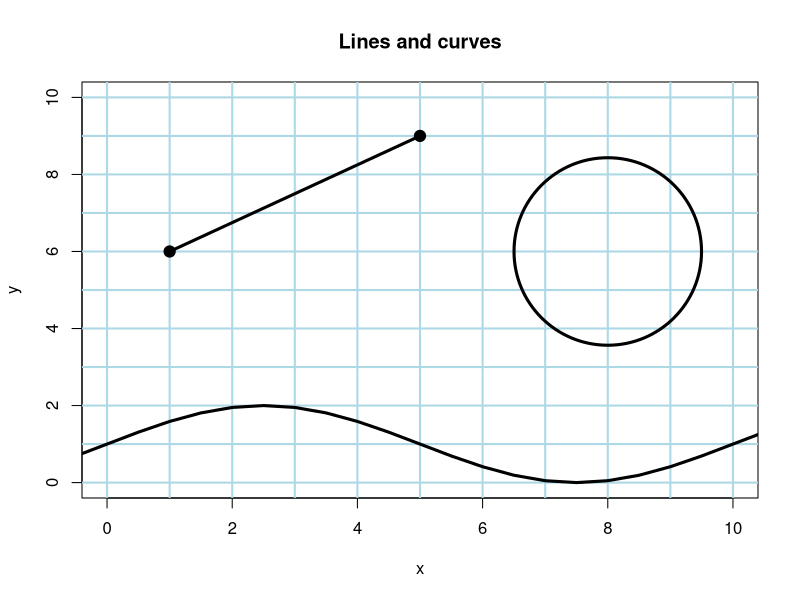
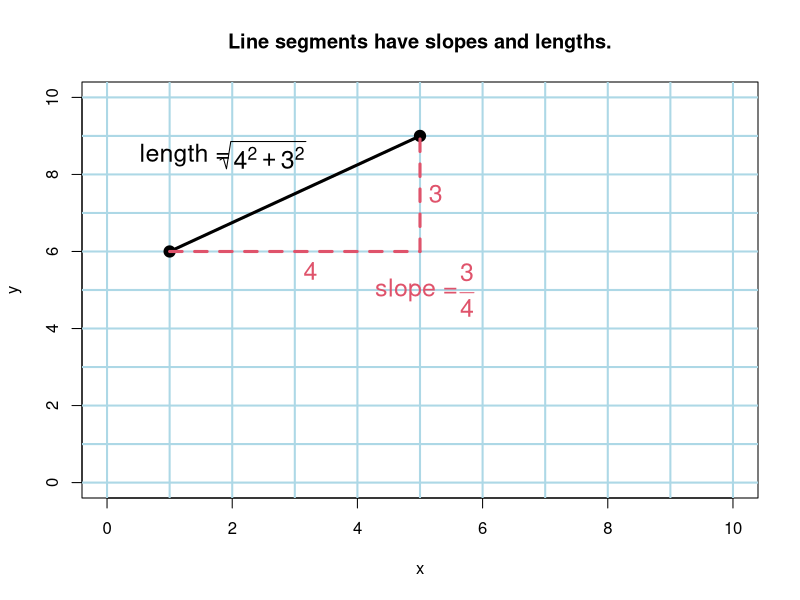

Recreate these plots in R, in order.
## ---- chunk 1
plot(c(0,10), c(0,10), type='n', xlab="x", ylab="y", main="Lines and curves")
abline(h=0:10, col="lightblue", lwd=2)
abline(v=0:10, col="lightblue", lwd=2)
segments(1,6,5,9, lwd=3)
points(c(1,5),c(6,9), pch=19, cex=1.5)
points(8,6,cex=25,lwd=3)
x <- seq(-1, 11, by=.5)
lines(x, 1+sin(.2*pi*x), lwd=3)
## ---- chunk 2
plot(c(0,10), c(0,10), type='n', xlab="x", ylab="y", main="Line segments have slopes and lengths.")
abline(h=0:10, col="lightblue", lwd=2)
abline(v=0:10, col="lightblue", lwd=2)
segments(1,6,5,9, lwd=3)
points(c(1,5),c(6,9), pch=19, cex=1.5)
segments(1,6,5,6, lty=2, lwd=3, col=2)
segments(5,6,5,9, lty=2, lwd=3, col=2)
text(3.25, 5.5, expression(4), lwd=3, cex=1.5, col=2)
text(5.25, 7.5, expression(3), lwd=3, cex=1.5, col=2)
text(2.5, 8.5, expression(sqrt(4^2 + 3^2)), lwd=3, cex=1.5, col=1)
text(1.3, 8.5, "length = ", lwd=3, cex=1.5, col=1)
text(5.75, 5, expression(frac(3,4)), lwd=3, cex=1.5, col=2)
text(5, 5, "slope = ", lwd=3, cex=1.5, col=2)
